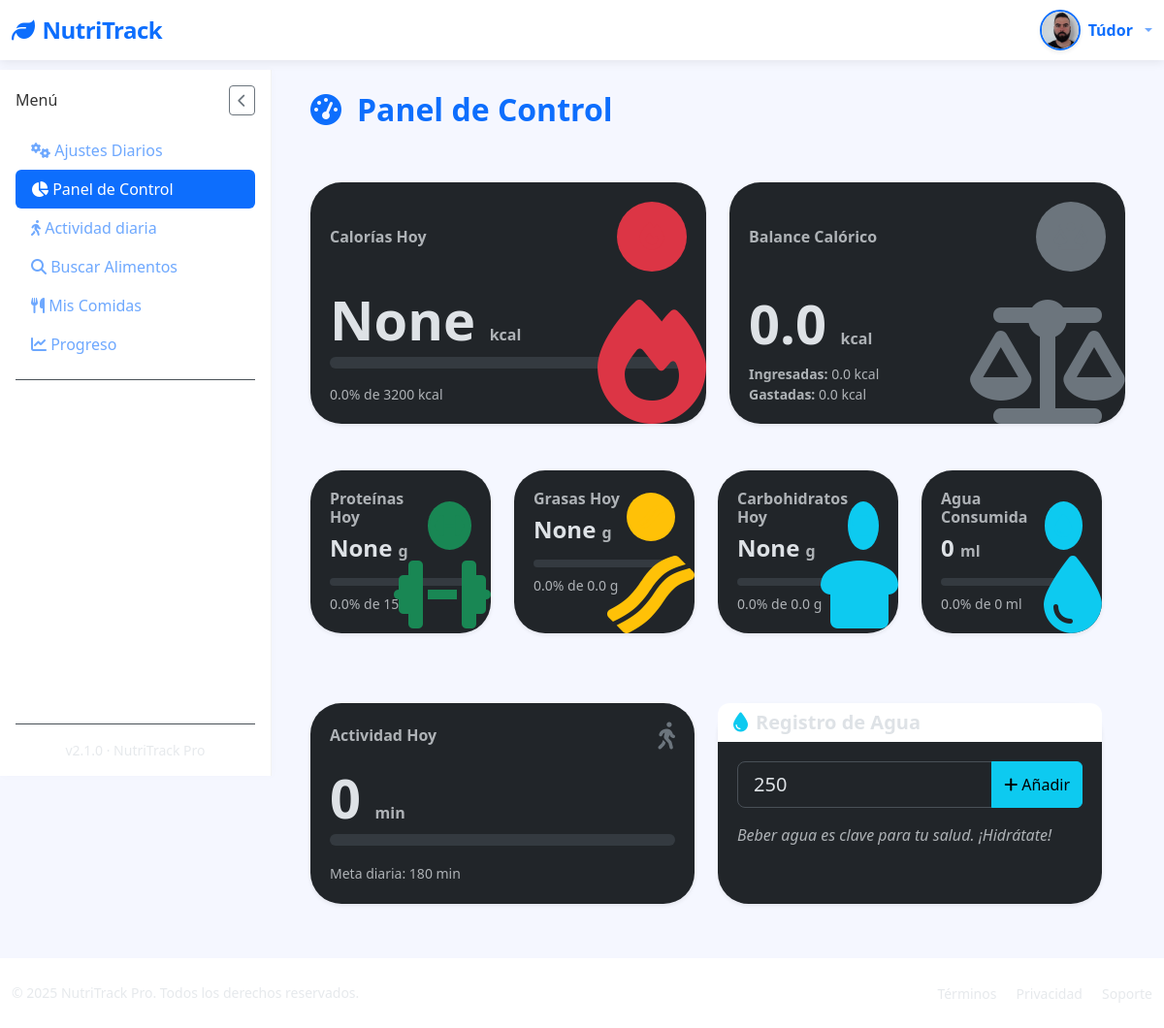
/dashboard (signed in), run on the app's committed database.
### tables this page shows
CREATE TABLE "loggin" (
	"id"	INTEGER,
	"username"	TEXT NOT NULL,
	"password"	TEXT,
	"email"	TEXT, google_id TEXT, full_name TEXT, birth_date TEXT, height_cm INTEGER, weight_kg INTEGER, gender TEXT, activity_level TEXT, goal TEXT, profile_photo TEXT DEFAULT NULL, preferences TEXT DEFAULT '{}',
	PRIMARY KEY("id" AUTOINCREMENT)
);

CREATE TABLE "user_goals" (
	"user_id"	INTEGER,
	"daily_calories"	INTEGER DEFAULT 2000,
	"daily_proteins"	INTEGER DEFAULT 50,
	"daily_water"	INTEGER DEFAULT 2,
	"daily_activity"	INTEGER, calories_consumed REAL DEFAULT 0, proteins_consumed REAL DEFAULT 0, fats_consumed REAL DEFAULT 0, carbs_consumed REAL DEFAULT 0, created_at TEXT, updated_at TEXT, water_consumed REAL DEFAULT 0, daily_fats REAL DEFAULT 60, daily_carbs REAL DEFAULT 60,
	PRIMARY KEY("user_id"),
	FOREIGN KEY("user_id") REFERENCES "loggin"("id")
);

### app/controllers/DashboardController.py (the view)
@app.route('/dashboard')
@login_required
def dashboard():
    with get_db_cursor() as cur:
        cur.execute("SELECT * FROM user_goals WHERE user_id = ?", (current_user.id,))
        goals = cur.fetchone() or {
            'daily_calories': 2000,
            'daily_proteins': 50,
            'daily_water': 2,
            'daily_fats': 60,
            'daily_carbs': 250,
            'daily_activity': 30,
            'water_consumed': 0
        }
        if not isinstance(goals, dict):
            goals = dict(goals)
        cur.execute("""
            SELECT SUM(calories) as calories,
                   SUM(proteins) as proteins,
                   SUM(fats) as fats,
                   SUM(carbs) as carbs
            FROM food_entries
            WHERE user_id = ? AND date(date) = date('now')
        """, (current_user.id,))
        today_stats = cur.fetchone() or {'calories': 0, 'proteins': 0, 'fats': 0, 'carbs': 0}
        if not isinstance(today_stats, dict):
            today_stats = dict(today_stats)
        today_calories = today_stats.get('calories') or 0
        burned_calories = get_total_calories_burned_today(current_user.id)
        net_calories = today_calories - burned_calories
        today_proteins = today_stats.get('proteins') or 0
        today_fats = today_stats.get('fats') or 0
        today_carbs = today_stats.get('carbs') or 0
        cur.execute("""
            SELECT food_name, calories, proteins, fats, carbs, date
            FROM food_entries
            WHERE user_id = ?
            ORDER BY date DESC, created_at DESC
            LIMIT 5
        """, (current_user.id,))
        recent_foods = cur.fetchall()
    activity_minutes = get_total_activity_minutes_today(current_user.id)
    today_stats['activity'] = activity_minutes
    daily_activity = goals.get('daily_activity', 30) or 30
    activity_percentage = min(100, (activity_minutes / daily_activity) * 100) if daily_activity > 0 else 0
    daily_calories = goals.get('daily_calories', 2000) or 2000
    daily_proteins = goals.get('daily_proteins', 50) or 50
    daily_fats = goals.get('daily_fats', 60) or 60
    daily_carbs = goals.get('daily_carbs', 250) or 250
    daily_water_ml = (goals.get('daily_water', 2) or 2) * 1000 # Convertir litros a ml para el cálculo
    water_consumed_ml = goals.get('water_consumed', 0) or 0 # Obtener el agua consumida
    calories_percentage = min(100, (today_calories / daily_calories) * 100)
    proteins_percentage = min(100, (today_proteins / daily_proteins) * 100)
    fats_percentage = min(100, (today_fats / daily_fats) * 100)
    carbs_percentage = min(100, (today_carbs / daily_carbs) * 100)
    water_percentage = min(100, (water_consumed_ml / daily_water_ml) * 100) if daily_water_ml > 0 else 0
    return render_template('Dashboard/dashboard.html',
        goals=goals,
        today_stats=today_stats,
        recent_foods=recent_foods,
        calories_percentage=round(calories_percentage, 1),
        proteins_percentage=round(proteins_percentage, 1),
        fats_percentage=round(fats_percentage, 1),
        carbs_percentage=round(carbs_percentage, 1),
        water_percentage=round(water_percentage, 1),
        water_consumed_ml=water_consumed_ml,
        activity_minutes=activity_minutes,
        activity_percentage=round(activity_percentage, 1),
        net_calories=net_calories,
        burned_calories=burned_calories,
        calories_in=today_calories
    )

### app/templates/Dashboard/dashboard.html (shortened to what this page needs)
{% extends "base.html" %}
{% block section %}
<div class="d-flex justify-content-between align-items-center mb-5">
  <h1 class="fs-2 fw-bold text-primary">
    <i class="fas fa-tachometer-alt me-3"></i>Panel de Control
  </h1>
</div>
<div class="row g-4 mb-4">
  <div class="col-lg-6">
    <div class="card shadow-sm border-0 rounded-5 h-100 position-relative overflow-hidden">
      <div class="card-body d-flex flex-column justify-content-between">
        <div class="d-flex justify-content-between align-items-center mb-3">
          <h6 class="text-muted fw-semibold mb-0">Calorías Hoy</h6>
          <div class="icon-circle bg-danger bg-opacity-15 d-flex align-items-center justify-content-center rounded-circle" style="width:72px; height:72px; cursor:pointer;">
            <i class="fas fa-fire text-danger fs-3"></i>
          </div>
        </div>
        <h2 class="fw-bold display-4 mb-1">
          {{ today_stats.calories|default(0) }} <small class="text-muted fs-6">kcal</small>
        </h2>
        <div class="progress rounded-pill" style="height: 12px;">
        </div>
        <small class="text-muted d-block mt-3">
          {{ calories_percentage }}% de {{ goals.daily_calories|default(0) }} kcal
        </small>
      </div>
      <div class="position-absolute bottom-0 end-0 opacity-10" style="font-size: 8rem; line-height: 0.8; color: var(--bs-danger); user-select:none; pointer-events:none;">
      </div>
    </div>
  </div>
<div class="col-lg-6">
  <div class="card shadow-sm border-0 rounded-5 h-100 position-relative overflow-hidden">
    <div class="card-body d-flex flex-column justify-content-between">
      <div class="d-flex justify-content-between align-items-center mb-3">
        <h6 class="text-muted fw-semibold mb-0">Balance Calórico</h6>
        <div class="icon-circle bg-secondary bg-opacity-15 d-flex align-items-center justify-content-center rounded-circle" style="width:72px; height:72px; cursor:pointer;">
          <i class="fas fa-balance-scale text-secondary fs-3"></i>
        </div>
      </div>
      {% set calories_in = net_calories + burned_calories %}
      {% set calories_out = burned_calories %}
      {% set calories_net = calories_in - calories_out %}
      <h2 class="fw-bold display-4 mb-1">
        {{ '%.1f' % calories_net }} <small class="text-muted fs-6">kcal</small>
      </h2>
      <small class="text-muted">
        <div><strong>Ingresadas:</strong> {{ '%.1f' % calories_in }} kcal</div>
        <div><strong>Gastadas:</strong> {{ '%.1f' % calories_out }} kcal</div>
      </small>
    </div>
    <div class="position-absolute bottom-0 end-0 opacity-10" style="font-size: 8rem; line-height: 0.8; color: var(--bs-secondary); user-select:none; pointer-events:none;">
      <i class="fas fa-balance-scale"></i>
    </div>
  </div>
</div>
<div class="row g-4 mb-4">
  {% for macro in macros %}
  <div class="col-6 col-md-3">
    <div class="card shadow-sm border-0 rounded-5 h-100 position-relative overflow-hidden">
      <div class="card-body">
        <div class="d-flex justify-content-between align-items-center mb-3">
          <div>
            <h6 class="text-muted fw-semibold mb-2">{{ macro.title }}</h6>
            <h4 class="fw-bold mb-0">
              {{ macro.value }} <small class="text-muted fs-6">{{ macro.unit }}</small>
            </h4>
          </div>
          <div class="icon-circle bg-{{ macro.color }} bg-opacity-15 d-flex align-items-center justify-content-center rounded-circle" style="width:50px; height:50px;">
            <i class="fas {{ macro.icon }} text-{{ macro.color }} fs-4"></i>
          </div>
        </div>
        <div class="progress rounded-pill" style="height: 8px;">
        </div>
        <small class="text-muted d-block mt-2">
          {{ macro.percentage }}% de {{ macro.goal }} {{ macro.unit }}
        </small>
      </div>
      <div class="position-absolute bottom-0 end-0 opacity-10" style="font-size: 5rem; line-height: 0.8; color: var(--bs-{{ macro.color }}); user-select:none; pointer-events:none;">
        <i class="fas {{ macro.icon }}"></i>
      </div>
    </div>
  </div>
  {% endfor %}
</div>
<div class="row g-4">
  <div class="col-md-6">
    <div class="card shadow-sm border-0 rounded-5 h-100">
      <div class="card-body">
        <div class="d-flex justify-content-between align-items-center mb-3">
          <h6 class="text-muted fw-semibold mb-0">Actividad Hoy</h6>
          <i class="fas fa-walking text-secondary fs-3"></i>
        </div>
        <h2 class="fw-bold display-4 mb-1">{{ today_stats.activity|default(0) }} <small class="text-muted fs-6">min</small></h2>
        <div class="progress rounded-pill mb-3" style="height: 12px;">
        </div>
        <small class="text-muted">Meta diaria: {{ goals.daily_activity|default(0) }} min</small>
      </div>
    </div>
  </div>
  <div class="col-md-6">
    <div class="card shadow-sm border-0 rounded-5 h-100">
      <div class="card-header bg-white border-0">
        <h5 class="fw-semibold mb-0"><i class="fas fa-tint me-2 text-info"></i>Registro de Agua</h5>
      </div>
      <div class="card-body">
        <form id="water-form" method="POST" action="{{ url_for('add_water_intake') }}">
          <div class="input-group mb-3">
            <input
              type="number"
              min="50"
              max="1000"
              step="50"
              name="water-quantity"
              class="form-control form-control-lg"
              placeholder="Cantidad (ml)"
              aria-label="Cantidad de agua en ml"
              required
              value="250"
            />
            <button class="btn btn-info" type="submit" aria-label="Añadir agua">
              <i class="fas fa-plus me-1"></i>Añadir
            </button>
          </div>
        </form>
        {% if water_logs %}
        <div class="table-responsive" style="max-height: 180px; overflow-y: auto;">
          <table class="table table-sm table-hover align-middle mb-0">
            <thead class="table-light sticky-top">
              <tr>
                <th scope="col">Hora</th>
                <th scope="col">Cantidad (ml)</th>
              </tr>
            </thead>
            <tbody>
              {% for log in water_logs %}
              <tr>
                <td>{{ log.timestamp.strftime('%H:%M') }}</td>
                <td>{{ log.quantity_ml }}</td>
              </tr>
              {% endfor %}
            </tbody>
          </table>
        </div>
        {% else %}
        <p class="text-muted fst-italic">Beber agua es clave para tu salud. ¡Hidrátate!</p>
        {% endif %}
      </div>
    </div>
  </div>
</div>
{% endblock %}

### app/templates/base.html (shortened to what this page needs)
<!DOCTYPE html>
<html lang="es" data-bs-theme="{% if prefs and prefs.dark_mode %}dark{% else %}light{% endif %}">
<head>
    <link href="https://cdn.jsdelivr.net/npm/bootstrap@5.3.2/dist/css/bootstrap.min.css" rel="stylesheet">
    <link rel="stylesheet" href="https://cdn.jsdelivr.net/npm/bootstrap-icons@1.11.1/font/bootstrap-icons.css">
    <link rel="stylesheet" href="https://cdnjs.cloudflare.com/ajax/libs/font-awesome/6.5.2/css/all.min.css" />
    <link href="https://cdn.jsdelivr.net/npm/sweetalert2@11/dist/sweetalert2.min.css" rel="stylesheet">
    <link rel="stylesheet" href="{{ url_for('static', filename='styles/Stylebase.css') }}">
</head>
<body>
    <nav class="navbar navbar-expand-lg navbar-light bg-white">
        <div class="container-fluid">
            <a class="navbar-brand text-primary" href="{{ url_for('logout') }}">
                <i class="fas fa-leaf me-2"></i>NutriTrack
            </a>
            <div class="d-flex align-items-center ms-auto">
  {% if current_user.is_authenticated %}
  <div class="dropdown">
    <a href="#" class="d-flex align-items-center text-decoration-none dropdown-toggle" id="userDropdown" data-bs-toggle="dropdown" aria-expanded="false" style="gap: 0.5rem;">
      {% if current_user.profile_photo %}
        <img src="{{ url_for('static', filename='images/profile_photo/' + current_user.profile_photo) }}"
            alt="Avatar"
            class="rounded-circle shadow-sm"
            style="width: 42px; height: 42px; object-fit: cover; border: 2px solid #0d6efd;">
      {% else %}
        <div class="user-avatar bg-primary text-white rounded-circle d-flex justify-content-center align-items-center shadow-sm"
             style="width: 42px; height: 42px; font-weight: 700; font-size: 1.1rem; user-select: none;">
          {{ current_user.username[0]|upper }}
        </div>
      {% endif %}
      <span class="d-none d-sm-inline fw-semibold text-primary" style="font-size: 1rem;">
        {{ current_user.username }}
      </span>
    </a>
  </div>
  {% endif %}
</div>
        </div>
    </nav>
    <div class="container-fluid flex-grow-1">
        <div class="row h-100 g-0">
            <nav class="sidebar d-flex flex-column p-3" id="sidebar">
                <div class="d-flex justify-content-between align-items-center mb-3">
                    <h6 class="sidebar-title mb-0">Menú</h6>
                    <button id="closeSidebarBtn" class="btn btn-sm btn-outline-secondary d-lg-block">
                        <i class="fas fa-chevron-left"></i>
                    </button>
                </div>
                <ul class="nav nav-pills flex-column mb-auto">
                    <li>
                        <a href="{{ url_for('settings') }}" class="nav-link {% if request.path == url_for('settings') %}active{% endif %}">
                            <i class="fas fa-cogs"></i> Ajustes Diarios
                        </a>
                    </li>
                    <li>
                        <a href="{{ url_for('dashboard') }}" class="nav-link {% if request.path == url_for('dashboard') %}active{% endif %}">
                            <i class="fas fa-chart-pie"></i> Panel de Control
                        </a>
                    </li>
                    <li>
                        <a href="{{ url_for('activity') }}" class="nav-link {% if request.path == url_for('activity') %}active{% endif %}">
                            <i class="fas fa-walking"></i> Actividad diaria
                        </a>
                    </li>
                    <li>
                        <a href="{{ url_for('search_food') }}" class="nav-link {% if request.path == url_for('search_food') %}active{% endif %}">
                            <i class="fas fa-search"></i> Buscar Alimentos
                        </a>
                    </li>
                    <li>
                        <a href="{{ url_for('mis_comidas') }}" class="nav-link {% if request.path == url_for('mis_comidas') %}active{% endif %}">
                            <i class="fas fa-utensils"></i> Mis Comidas
                        </a>
                    </li>
                    <li>
                        <a href="{{ url_for('progreso') }}" class="nav-link {% if request.path == url_for('progreso') %}active{% endif %}">
                            <i class="fas fa-chart-line"></i> Progreso
                        </a>
                    </li>
                    <li class="pt-3 mt-3 border-top">
                    </li>
                </ul>
                <div class="mt-auto pt-3 border-top text-center small text-muted">
                    v2.1.0 · NutriTrack Pro
                </div>
            </nav>
            <main class="main-content" id="mainContent">
                {% block section %}{% endblock %}
            </main>
        </div>
    </div>
    <footer class="bg-white py-4 mt-auto">
        <div class="container-fluid">
            <div class="row align-items-center">
                <div class="col-md-6 text-center text-md-start">
                    <p class="mb-0 small text-muted">&copy; 2025 NutriTrack Pro. Todos los derechos reservados.</p>
                </div>
                <div class="col-md-6 text-center text-md-end">
                    <a href="#" class="text-decoration-none small text-muted me-3">Términos</a>
                    <a href="#" class="text-decoration-none small text-muted me-3">Privacidad</a>
                    <a href="#" class="text-decoration-none small text-muted">Soporte</a>
                </div>
            </div>
        </div>
    </footer>
</body>
</html>

### data on the page
loggin: profile_photo (picture), username "Túdor"
user_goals: daily_calories "3200", daily_water 0 (drawn), title "Grasas Hoy", value "None", unit "g", percentage "0.0", goal "0.0", title "Carbohidratos Hoy", daily_activity "180"

### other printed values
{{ today_stats.calories|default(0) }} "None"
{{ calories_percentage }} "0.0"
{{ '%.1f' % calories_net }} "0.0"
{{ '%.1f' % calories_in }} "0.0"
{{ '%.1f' % calories_out }} "0.0"
{{ macro.title }} "Proteínas Hoy" "Agua Consumida"
{{ macro.value }} "None" "0"
{{ macro.unit }} "g" "ml"
{{ macro.percentage }} "0.0" "0.0"
{{ macro.goal }} "150" "0"
{{ macro.unit }} "ml"
{{ today_stats.activity|default(0) }} "0"
